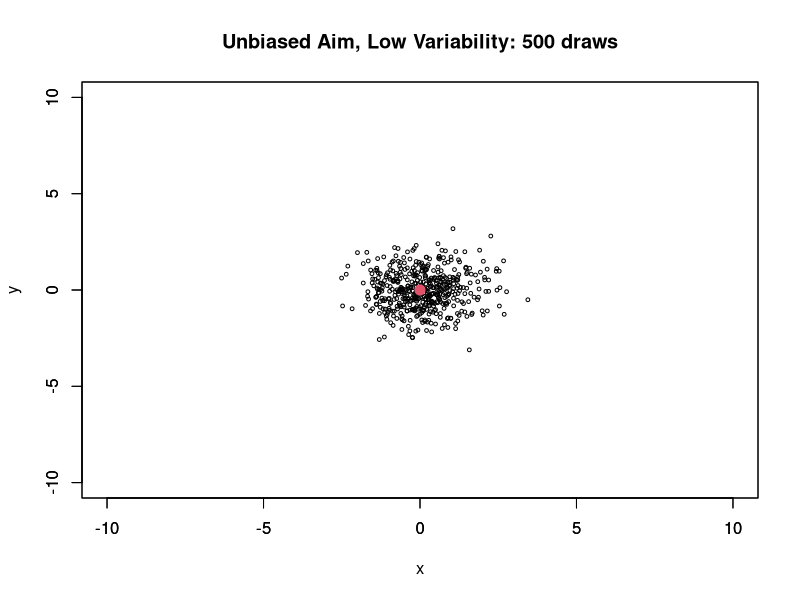
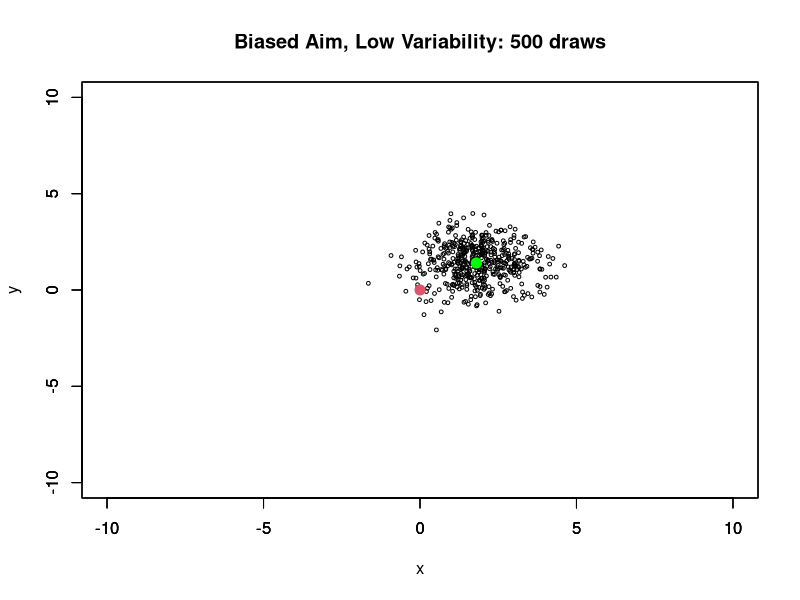
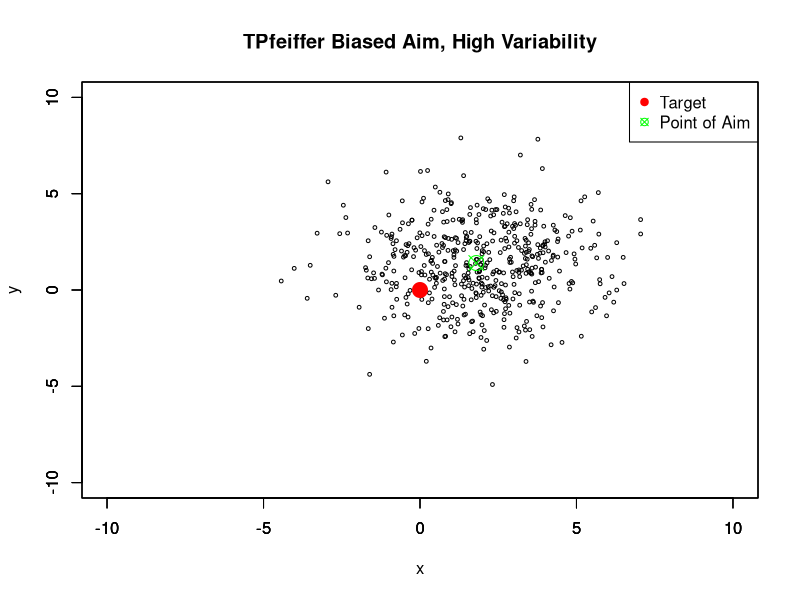

The R script that drew these images, in order:
#STA 3920 Homework 5: Bias and variance notes

simulation <- cbind(rnorm(500),rnorm(500)) #sample of 500 x and y points with mean=0 and sd=1; a bivariate Normal distribution
simulationBias <- cbind(1.8+rnorm(500),1.4+rnorm(500))

#Plot our bivariate Normal Distribution
plot(simulation,xlim=c(-10,10),ylim=c(-10,10), xlab="x", ylab="y", main="Unbiased Aim, Low Variability: 500 draws",cex=0.5)
par(new=TRUE)#par allows us to lay one plot ontop of another plot
#Plot a point at the center: (0,0)
plot(0,0,pch=20,col=18,xlim=c(-10,10),ylim=c(-10,10),cex=2,xlab=" ",ylab=" ")

#Introduce bias into the model by adding some value so that the real mean is shifted
plot(simulationBias,xlim=c(-10,10),ylim=c(-10,10), xlab="x", ylab="y", main="Biased Aim, Low Variability: 500 draws",cex=0.5)
par(new=TRUE)#par allows us to lay one plot ontop of another plot
#Plot a point at the center: (0,0)
plot(0,0,pch=20,col=18,xlim=c(-10,10),ylim=c(-10,10),cex=2,xlab=" ",ylab=" ")
par(new=TRUE)
plot(1.8,1.4,pch=20,col="green", xlim = c(-10,10),ylim=c(-10,10),cex=2,xlab = " ",ylab = " ")

#Increase the variance by multiplying the variance by 2
plot(cbind(1.8+2*rnorm(500),1.4+2*rnorm(500)),xlim=c(-10,10),ylim=c(-10,10), xlab="x", ylab="y", 
     main="TPfeiffer Biased Aim, High Variability",cex=0.5,pch=1)
legend("topright",legend = c("Target","Point of Aim"), pch = c(19,13), col = c("red", "green"))
par(new=TRUE)#par allows us to lay one plot ontop of another plot
#Plot a point at the center: (0,0)
plot(0,0,pch=19,col="red",xlim=c(-10,10),ylim=c(-10,10),cex=2,xlab=" ",ylab=" ")
par(new=TRUE)
plot(1.8,1.4,pch=13,col="green", xlim = c(-10,10),ylim=c(-10,10),cex=2,xlab = " ",ylab = " ")
